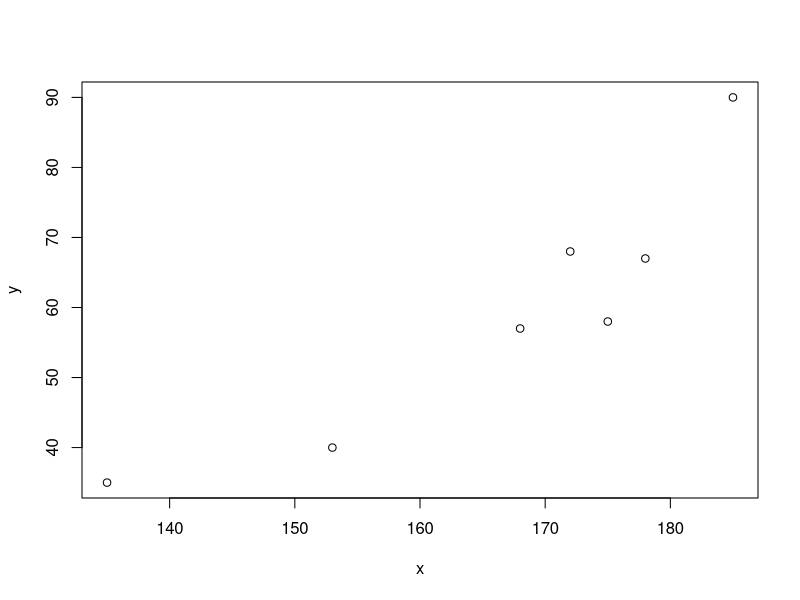
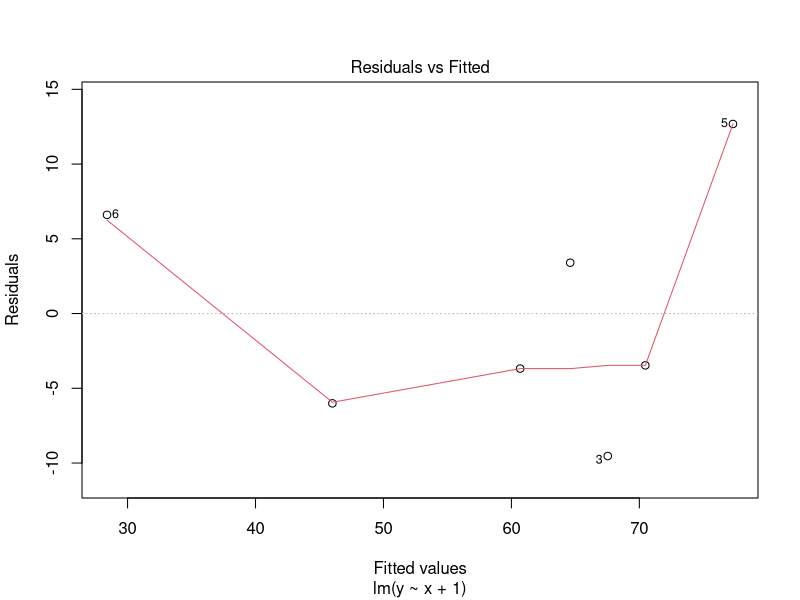
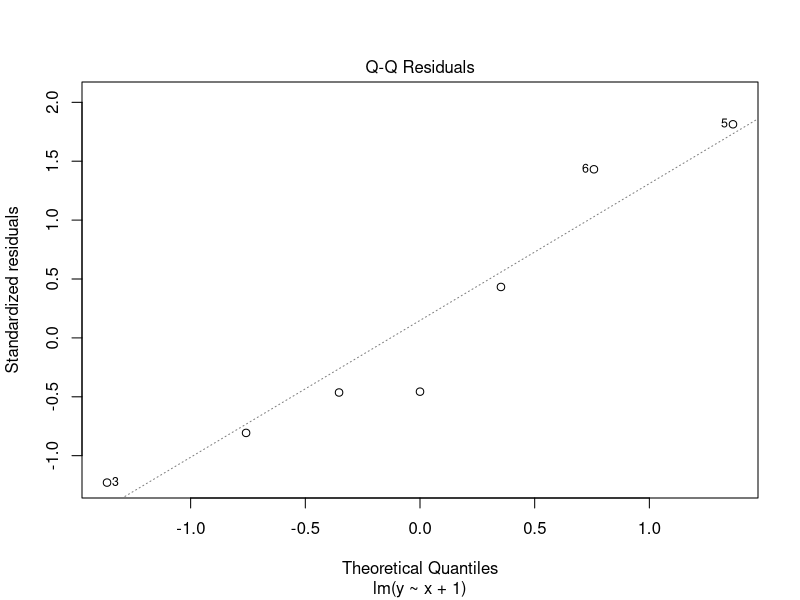
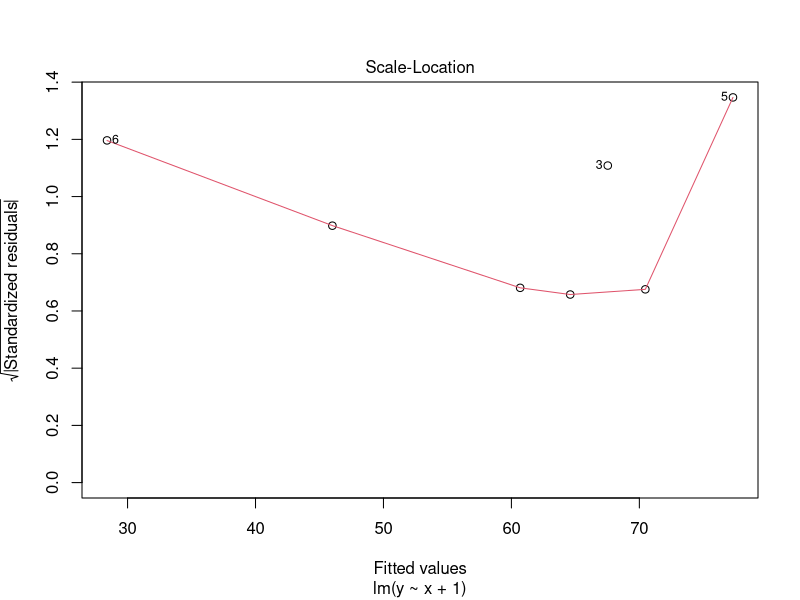
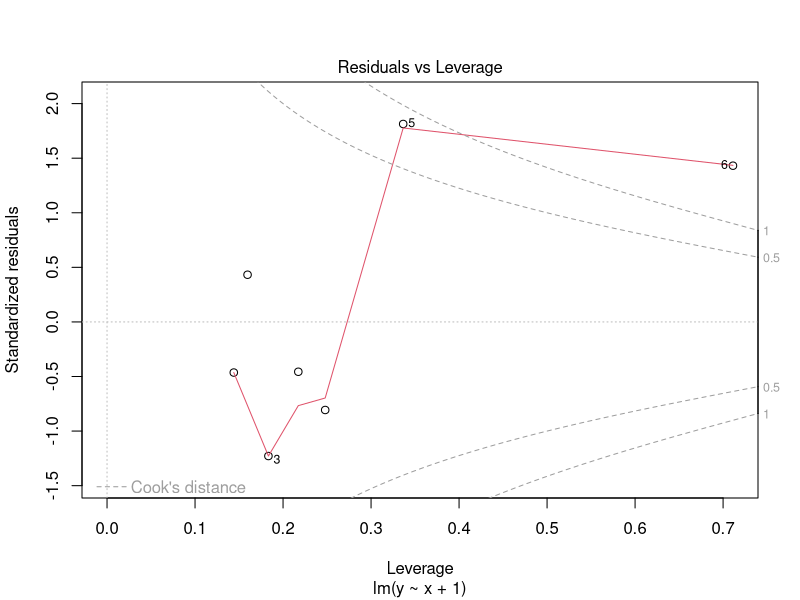
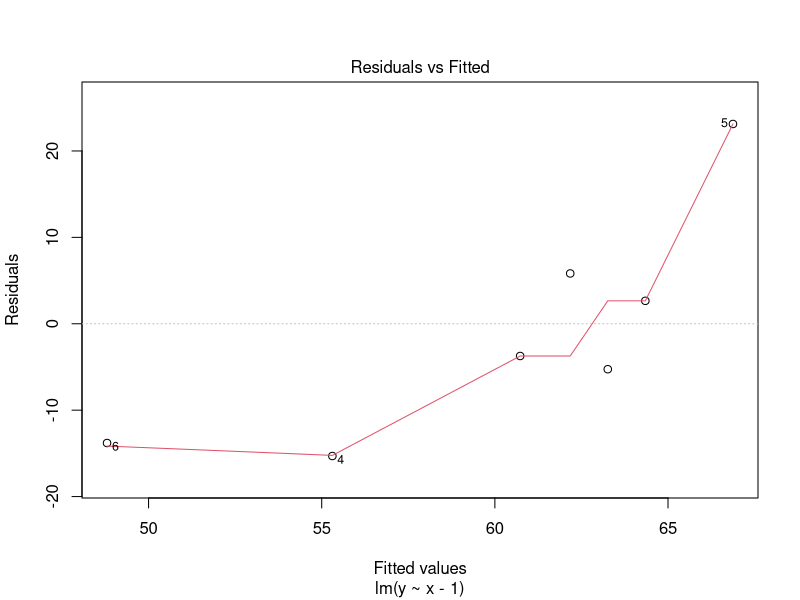
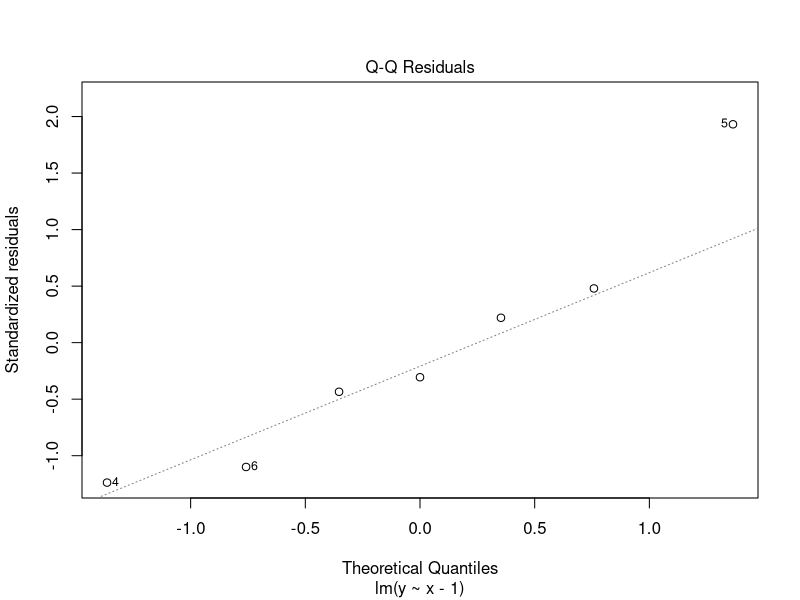
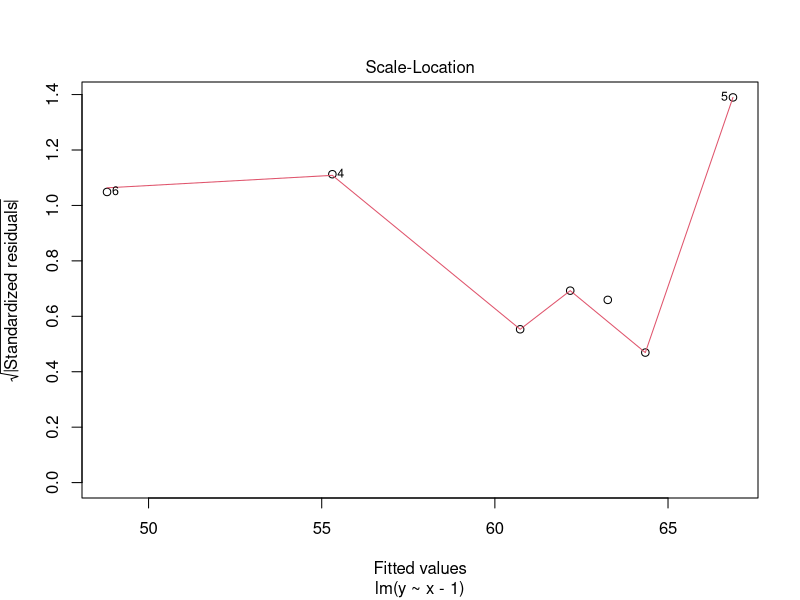

The R source for these figures, in order: (Note: this script raises an error after producing the figures.)
# Residuals 残差 ; Coefficients 系数 ; Multiple R-squared 相关系数 ; p-value P值
y=c(67,57,58,40,90,35,68)
x=c(178,168,175,153,185,135,172)
plot(x,y)
z=lm(y~x+1)
summary(z)
plot(z)
m=lm(y~x-1)
summary(m)
plot(m)
z=data.frame(x=185)
predict(m,z)

swiss_lm=lm(Fertility~.,data=swiss)
summary(swiss_lm)
plot(swiss_lm)

sl=step(swiss_lm,direction = "backward")
sl=step(swiss_lm,direction = "both")
drop1(sl)

cement<-data.frame(
                   X1=c(7,1,11,11,7,11,3,1,2,21,1,11,10),
                   X2=c(26,29,56,31,52,55,71,31,54,47,40,66,68),
                   X3=c(6,15,8,8,6,9,17,22,18,4,23,9,8),
                   X4=c(60,52,20,47,33,22,6,44,22,26,34,12,12),
                   Y=c(78.5,74.3,104.3,87.6,95.9,109.2,102.7,72.5,93.1,115.9,83.8,113.3,109.4)
                   )
lm.sol<-lm(Y~X1+X2+X3+X4,data=cement)
summary(lm.sol)
lm.step<-step(lm.sol,direction = "backward")
summary(lm.step)
drop1(lm.step)
lm.opt<-lm(Y ~ X1+X2, data=cement)
summary(lm.opt)
shapiro.test(cement$X3)

Anscombe<-data.frame(
X=c(10.0, 8.0, 13.0, 9.0, 11.0, 14.0, 6.0, 4.0, 12.0, 7.0, 5.0),
Y1=c(8.04,6.95, 7.58,8.81,8.33,9.96,7.24,4.26,10.84,4.82,5.68), 
Y2=c(9.14,8.14, 8.74,8.77,9.26,8.10,6.13,3.10, 9.13,7.26,4.74), 
Y3=c(7.46,6.77,12.74,7.11,7.81,8.84,6.08,5.39, 8.15,6.44,5.73), 
X4=c(rep(8,7), 19, rep(8,3)), 
Y4=c(6.58,5.76,7.71,8.84,8.47,7.04,5.25,12.50, 5.56,7.91,6.89)
)
summary(lm(Y1~X,data=Anscombe))
summary(lm(Y2~X,data=Anscombe))
summary(lm(Y3~X,data=Anscombe))
summary(lm(Y4~X,data=Anscombe))
plot(lm(Y1~X,data=Anscombe))
plot(lm(Y2~X,data=Anscombe))
plot(lm(Y3~X,data=Anscombe))
plot(lm(Y4~X,data=Anscombe))

y.res<-residuals(lm.sol)
shapiro.test(y.res)
y.res<-resid(lm.sol)
y.fit<-predict(lm.sol)
plot(y.res~y.fit)


X<-scan()
Y<-scan()
lm.sol<-lm(Y~X)
summary(lm.sol)
y.rst<-rstandard(lm.sol)
y.fit<-predict(lm.sol)
plot(y.rst~y.fit)

lm.new<-update(lm.sol, sqrt(.)~.)
coef(lm.new)
summary(lm.new)
yn.rst<-rstandard(lm.new)
yn.fit<-predict(lm.new)
plot(yn.rst~yn.fit)


collinear<-data.frame(
  Y=c(10.006, 9.737, 15.087,8.422,8.625,16.289, 5.958,9.313, 12.960,5.541,8.756,10.937),
  X1=rep(c(8, 0, 2, 0), c(3,3,3,3)),
  X2=rep(c(1, 0, 7, 0), c(3,3,3,3)),
  X3=rep(c(1, 9, 0), c(3, 3,6)),
  X4=rep(c(1, 0, 1, 10), c(1, 2, 6, 3)), 
  X5=c(0.541, 0.130, 2.116, -2.397, -0.046, 0.365,1.996, 0.228, 1.38, -0.798, 0.257, 0.440 ),                                                                                                                                                                                     
  X6=c(-0.099, 0.070, 0.115, 0.252, 0.017, 1.504,-0.865, -0.055, 0.502, -0.399, 0.101, 0.432)                                                                                                                             
)
XX<-cor(collinear[2:7])
kappa(XX,exact=TRUE)
eigen(XX)

a=c(0,1,2,3,4,5)
b=c(0.000,0.129,0.300,0.671,0.857,0.900)
plot(a~b)
norell<-data.frame(x=0:5,n=rep(70,6),successc(0,9,21,47,60,63))


